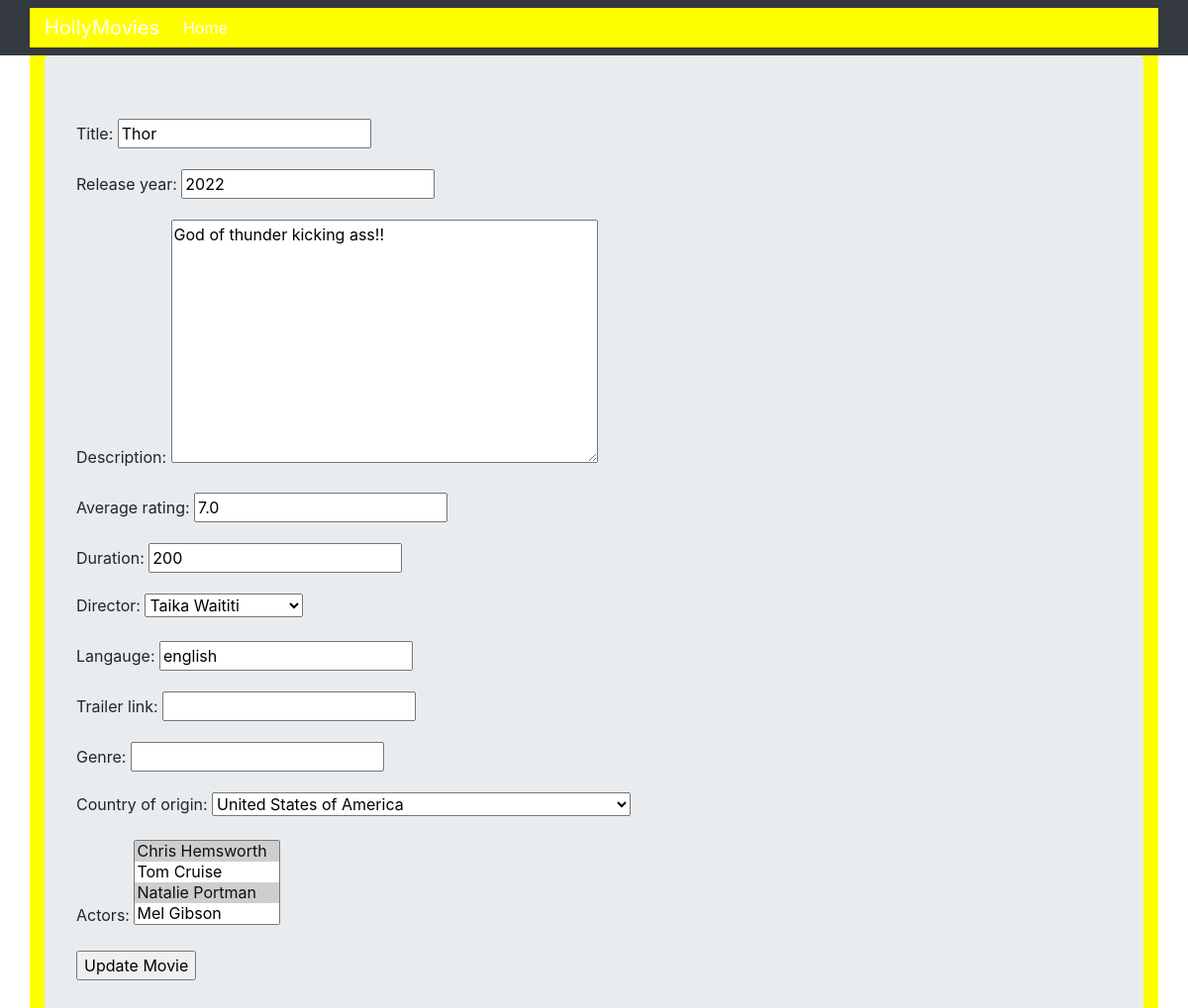
/title/1/update, run on an earlier commit of the app's database.
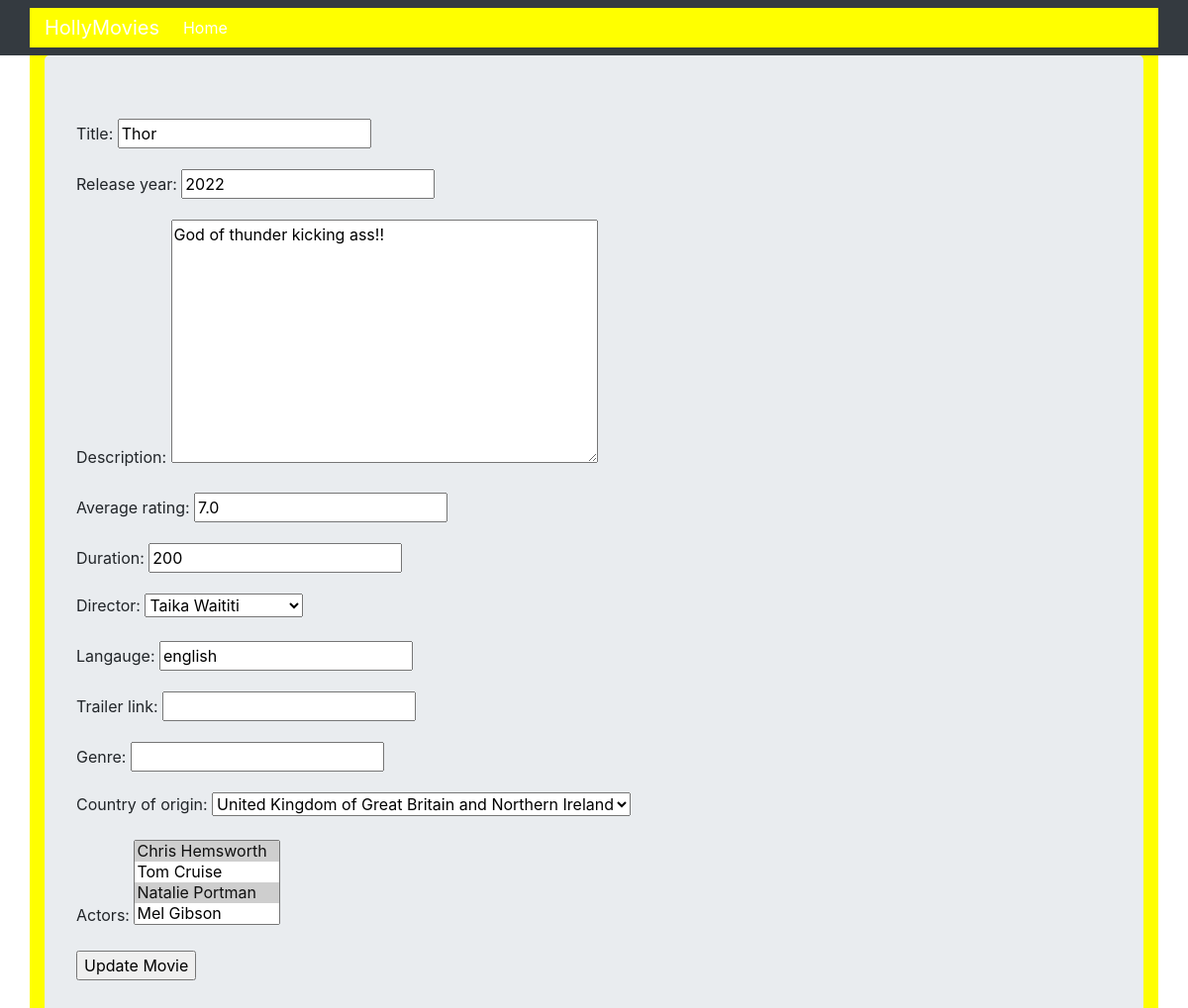
And on a later commit of the database.
### viewer/models.py (models this page shows, shortened)
class Movie(models.Model):
    title = models.CharField(max_length=100)
    release_year = models.PositiveIntegerField()
    description = models.TextField()
    average_rating = models.FloatField()
    duration = models.PositiveIntegerField()
    director = models.ForeignKey(Director, on_delete=models.DO_NOTHING, null=True, blank=True)
    langauge = models.CharField(null=True, blank=True, max_length=30, default="english")
    trailer_link = models.URLField(null=True, blank=True)
    genre = models.CharField(max_length=30, null=True, blank=True)
    country_of_origin = models.CharField(max_length=30, choices=COUNTRIES_CHOICES, default="US")
    actors = models.ManyToManyField(Actor, null=True)

### viewer/views.py (the view)
# urls.py: path('title/<int:pk>/update', UpdateMovie.as_view(), name='update_movie'),
class UpdateMovie(UpdateView):
    template_name = 'update_movie.html'
    model = Movie
    success_url = reverse_lazy('detail_movie')
    fields = '__all__'

### viewer/models.py (called while the page is built)
    def __str__(self):
        return self.name

    def __str__(self):
        return self.name

### viewer/templates/update_movie.html (shortened to what this page needs)
{%extends 'base.html'%}
{%block content%}
<form method="post">
    {{form.as_p}}
    <input type="submit" value="Update Movie">
</form>
{%endblock%}

What changed in the data, as far as the page shows it:
changed Movie "Thor": country_of_origin "United States of America" → "United Kingdom of Great Britain and Northern Ireland"
